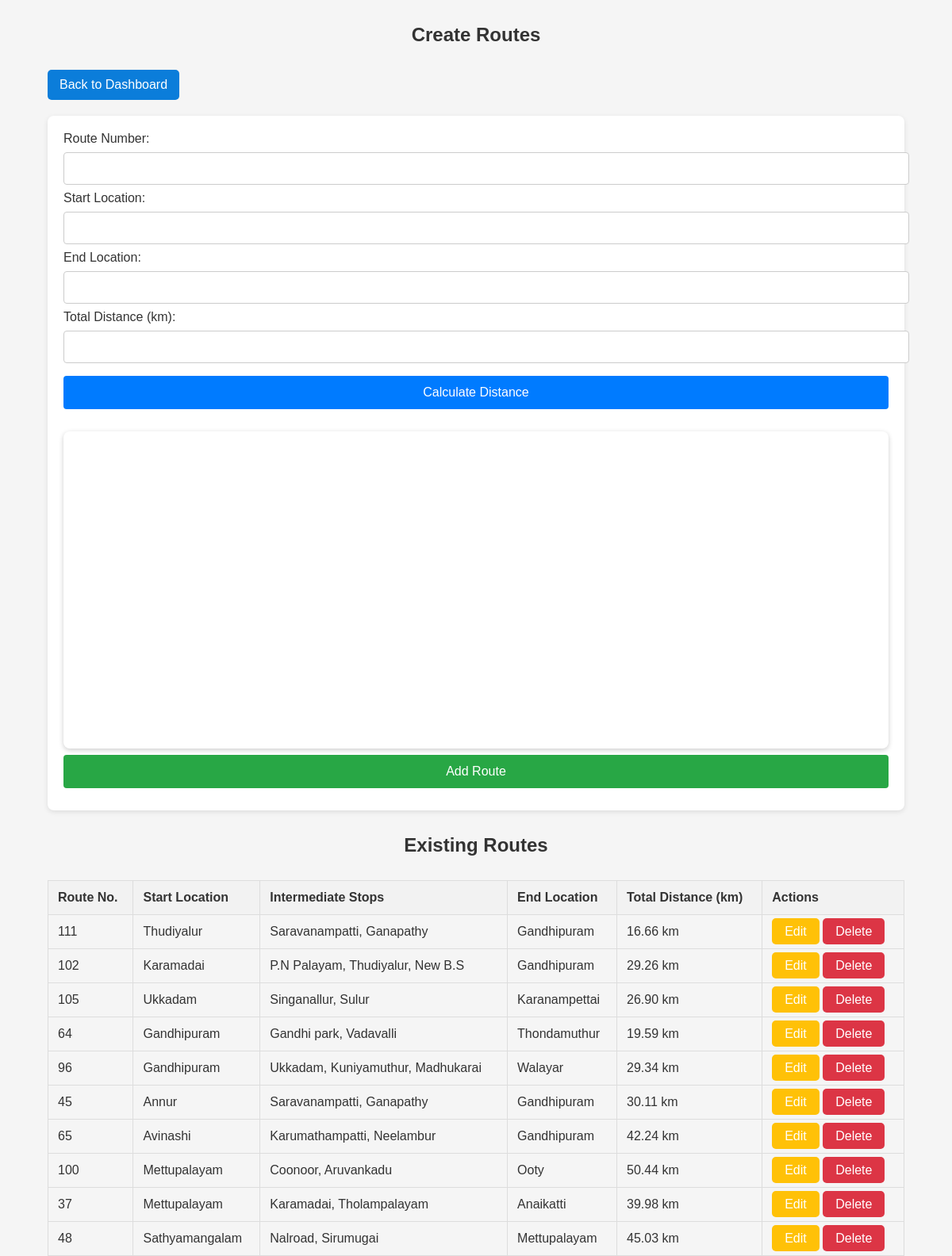
/router.php, run on the app's committed database.
### tables this page shows
CREATE TABLE `routes` (
  `route_id` int(11) NOT NULL,
  `route_number` varchar(50) NOT NULL,
  `start_location` varchar(255) NOT NULL,
  `start_latitude` decimal(10,6) NOT NULL,
  `start_longitude` decimal(10,6) NOT NULL,
  `end_location` varchar(255) NOT NULL,
  `end_latitude` decimal(10,6) NOT NULL,
  `end_longitude` decimal(10,6) NOT NULL,
  `total_distance` decimal(10,2) NOT NULL
);

### router.php (the view, shortened to what this page needs)
<?php
$servername = "localhost";
$username = "root";
$password = "";
$dbname = "user_auth";
$conn = new mysqli($servername, $username, $password, $dbname);
$routes_query = "SELECT * FROM routes";
$routes_result = $conn->query($routes_query);
$stops_query = "SELECT * FROM intermediate_stops";
$stops_result = $conn->query($stops_query);
$intermediate_stops = [];
while ($row = $stops_result->fetch_assoc()) {
    $intermediate_stops[$row['route_id']][] = $row;
}
?>
<!DOCTYPE html>
<html lang="en">
<head>
</head>
<body>
<div class="container">
    <h2>Create Routes</h2>
    <a href="dashboard.php" class="back-btn">Back to Dashboard</a>
<form method="post">
    <label for="route_number">Route Number:</label>
    <input type="text" name="route_number" id="route_number" value="<?= isset($route_number) ? $route_number : '' ?>" required>
    <label for="start_location">Start Location:</label>
    <input type="text" id="start_location" name="start_location" value="<?= isset($start_location) ? $start_location : '' ?>" required>
    <label for="end_location">End Location:</label>
    <input type="text" id="end_location" name="end_location" value="<?= isset($end_location) ? $end_location : '' ?>" required>
    <label for="total_distance">Total Distance (km):</label>
    <input type="text" id="total_distance" name="total_distance" value="<?= isset($total_distance) ? $total_distance : '' ?>" readonly>
    <button id="calculateDistanceBtn" type="button" onclick="calculateAndDisplayRoute()">Calculate Distance</button>
    <div id="map"></div>
    <button type="submit">
    <?php
    echo isset($route_id) ? 'Update Route' : 'Add Route';
    ?>
</button>
</form>
    <h2>Existing Routes</h2>
    <table>
        <thead>
            <tr>
                <th>Route No.</th>
                <th>Start Location</th>
                <th>Intermediate Stops</th>
                <th>End Location</th>
                <th>Total Distance (km)</th>
                <th>Actions</th>
            </tr>
        </thead>
        <tbody>
            <?php while ($row = $routes_result->fetch_assoc()) { ?>
                <tr>
                    <td><?= $row["route_number"] ?></td>
                    <td><?= $row["start_location"] ?></td>
                    <td>
                        <?php
                        if (isset($intermediate_stops[$row["route_id"]])) {
                            echo implode(", ", array_column($intermediate_stops[$row["route_id"]], 'stop_name'));
                        } else {
                            echo "None";
                        }
                        ?>
                    </td>
                    <td><?= $row["end_location"] ?></td>
                    <td><?= $row["total_distance"] ?> km</td>
                    <td>
                <a href="?edit=<?= $row["route_id"] ?>" class="edit-btn">Edit</a>
                <a href="?delete=<?= $row["route_id"] ?>" class="delete-btn" onclick="return confirm('Are you sure you want to delete this route?')">Delete</a>
            </td>
                </tr>
            <?php } ?>
        </tbody>
    </table>
</div>
</body>
</html>

### router.php (style rules this page uses)
body { font-family: 'Arial', sans-serif; background-color: #f5f5f5; color: #333; margin: 0; padding: 0; }
h2 { text-align: center; margin-top: 30px; color: #333; }
.container { width: 90%; max-width: 1200px; margin: 0 auto; }
form { background-color: #fff; padding: 20px; margin-top: 20px; border-radius: 8px; box-shadow: 0 2px 6px rgba(0, 0, 0, 0.1); }
form input, form button { width: 100%; padding: 12px; margin: 8px 0; border-radius: 4px; border: 1px solid #ccc; }
form button { background-color:rgb(175, 144, 76); color: white; border: none; cursor: pointer; }
#map { height: 400px; width: 100%; margin-top: 20px; border-radius: 8px; box-shadow: 0px 2px 6px rgba(0, 0, 0, 0.2); }
table { width: 100%; margin-top: 30px; border-collapse: collapse; }
table, th, td { border: 1px solid #ddd; text-align: left; }
th, td { padding: 12px; }
th { background-color: #f2f2f2; }
#calculateDistanceBtn { background-color: #007BFF; color: white; border: none; font-size: 16px; }
button[type="submit"] { background-color: #28a745; color: white; border: none; font-size: 16px; }
.back-btn { display: inline-block; padding: 10px 15px; background-color: #0b7dda; color: white; border-radius: 5px; text-decoration: none; margin-top: 10px; }
.edit-btn { background-color: #ffc107; color: white; padding: 8px 16px; border-radius: 5px; text-decoration: none; }
.delete-btn { background-color: #dc3545; color: white; padding: 8px 16px; border-radius: 5px; text-decoration: none; }

### data on the page
routes: route_number "111", start_location "Thudiyalur", route_id "Saravanampatti, Ganapathy", end_location "Gandhipuram", total_distance "16.66"
routes: route_number "102", start_location "Karamadai", route_id "P.N Palayam, Thudiyalur, New B.S", end_location "Gandhipuram", total_distance "29.26"
routes: route_number "105", start_location "Ukkadam", route_id "Singanallur, Sulur", end_location "Karanampettai", total_distance "26.90"
routes: route_number "64", start_location "Gandhipuram", route_id "Gandhi park, Vadavalli", end_location "Thondamuthur", total_distance "19.59"
routes: route_number "96", start_location "Gandhipuram", route_id "Ukkadam, Kuniyamuthur, Madhukarai", end_location "Walayar", total_distance "29.34"
routes: route_number "45", start_location "Annur", route_id "Saravanampatti, Ganapathy", end_location "Gandhipuram", total_distance "30.11"
routes: route_number "65", start_location "Avinashi", route_id "Karumathampatti, Neelambur", end_location "Gandhipuram", total_distance "42.24"
routes: route_number "100", start_location "Mettupalayam", route_id "Coonoor, Aruvankadu", end_location "Ooty", total_distance "50.44"
routes: route_number "37", start_location "Mettupalayam", route_id "Karamadai, Tholampalayam", end_location "Anaikatti", total_distance "39.98"
routes: route_number "48", start_location "Sathyamangalam", route_id "Nalroad, Sirumugai", end_location "Mettupalayam", total_distance "45.03"
